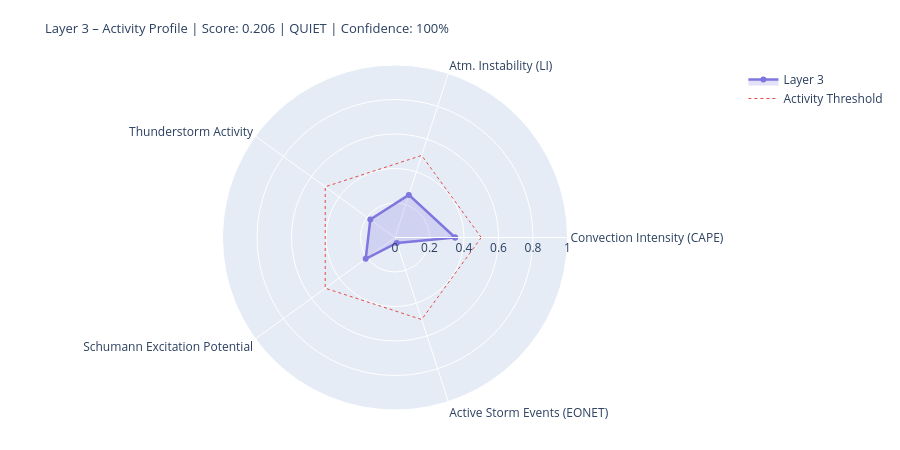

The notebook cell this image was saved under:
### Markdown cell above
---
## 4. State Assessment & Handoff to Layer 4/5

### Code cell
# ============================================================
# LAYER-3-SCORE
# Five dynamic components
# ============================================================

def norm(v, lo, hi):
    if v is None or (isinstance(v, float) and math.isnan(v)): return None
    return round(max(0.0, min(1.0, (v - lo) / (hi - lo))), 4)

# --- 1) Convection intensity (global CAPE mean) ---
cape_mean = df_atm['cape'].dropna().mean() if not df_atm.empty else None
conv_score = norm(cape_mean, 0, 3000)
conv_src   = 'primary' if cape_mean is not None else 'missing'

# --- 2) Atmospheric instability (LI mean) ---
li_mean   = df_atm['li'].dropna().mean() if not df_atm.empty else None
# Negative LI = unstable → higher score
instab_score = norm(-li_mean if li_mean is not None else None, -6, 6)
instab_src   = 'primary' if li_mean is not None else 'missing'

# --- 3) Thunderstorm activity (mean thunder score + WMO count) ---
thunder_mean = df_atm['thunder_score'].mean() if not df_atm.empty else None
n_thunder    = int(df_atm['thunderstorm'].sum()) if not df_atm.empty else 0
thunder_score_val = norm(
    (thunder_mean or 0) * 0.7 + n_thunder * 0.1, 0, 1.0
) if thunder_mean is not None else None
thunder_src = 'primary'

# --- 4) Schumann excitation potential (weighted Schumann contribution) ---
schumann_pot = df_atm['schumann_contribution'].mean() if not df_atm.empty else None
# Boosted by Layer-2 thunderstorm trigger
if schumann_pot is not None and l2_thunder:
    schumann_pot = min(1.0, schumann_pot * 1.2)
schumann_score = norm(schumann_pot, 0, 1.0) if schumann_pot is not None else None
schumann_src   = 'derived'

# --- 5) Storm activity (NASA EONET) ---
# Distinction: None = data not loaded, 0.0 = loaded but no events
storm_score = None
storm_src   = 'missing'
if raw.get('storms') is not None:          # API reached successfully
    storm_score = norm(len(storm_events), 0, 30) if storm_events else 0.0
    storm_src   = 'primary'

# X-Ray and Kp: context only, not in dynamic score
# (X-Ray = Layer-0/4 driver; Kp = geomagnetic index, not a lightning proxy)
xray_context = None
if raw.get('xray'):
    df_xc = pd.DataFrame(raw['xray'])
    fc = next((c for c in df_xc.columns
               if any(k in c.lower() for k in ['flux','long']) and 'time' not in c.lower()),
              df_xc.columns[1])
    df_xc[fc] = pd.to_numeric(df_xc[fc], errors='coerce')
    xray_last = df_xc[fc].dropna().iloc[-1] if not df_xc[fc].dropna().empty else None
    if xray_last:
        xray_class = ('X' if xray_last>=1e-4 else 'M' if xray_last>=1e-5
                      else 'C' if xray_last>=1e-6 else 'B')
        xray_context = {'flux': float(xray_last), 'class': xray_class}
        print(f'X-Ray context: {xray_class}-class ({xray_last:.2e} W/m²)')

# --- Aggregate ---
COMPONENTS = {
    'Convection Intensity (CAPE)':  {'score': conv_score,       'source': conv_src,    'dynamic': True},
    'Atm. Instability (LI)':         {'score': instab_score,     'source': instab_src,  'dynamic': True},
    'Thunderstorm Activity':              {'score': thunder_score_val, 'source': thunder_src, 'dynamic': True},
    'Schumann Excitation Potential':   {'score': schumann_score,   'source': schumann_src,'dynamic': True},
    'Active Storm Events (EONET)': {'score': storm_score,      'source': storm_src,   'dynamic': True},
}

available   = {k: v['score'] for k, v in COMPONENTS.items() if v['score'] is not None}
unavailable = [k for k, v in COMPONENTS.items() if v['score'] is None]
layer3_score = round(sum(available.values()) / len(available), 4) if available else None
confidence   = round(len(available) / len(COMPONENTS), 2)
level = ('unknown' if layer3_score is None
         else 'quiet'   if layer3_score < 0.3
         else 'moderate' if layer3_score < 0.6
         else 'active')
dominant_l3 = max(available, key=available.get) if available else 'none'

# --- Ausgabe ---
W = 68
print('=' * W)
print('LAYER 3 – ATMOSPHERE / WEATHER / THUNDERSTORMS – STATE ASSESSMENT')
print('=' * W)
for name, comp in COMPONENTS.items():
    s = comp['score']
    if s is not None:
        bar = '█' * int(s * 20) + '░' * (20 - int(s * 20))
        print(f'  {name:<36} {bar}  {s:.3f}  [{comp["source"]}]')
    else:
        print(f'  {name:<36} {"─" * 20}  n/a   [missing]')
print('-' * W)
print(f'  Score:        {layer3_score:.3f}  ({len(available)}/{len(COMPONENTS)} components)')
print(f'  Confidence:   {confidence:.0%}')
print(f'  Level:        {level.upper()}')
print(f'  Dominant:     {dominant_l3}')
print(f'  CAPE mean:    {cape_mean:.0f} J/kg' if cape_mean else '  CAPE mean:    n/a')
print(f'  LI mean:      {li_mean:.1f} K' if li_mean is not None else '  LI mean:      n/a')
print(f'  Thunderstorms:{n_thunder} points (WMO)  +  {len(storm_events)} NASA EONET')
print('=' * W)

# Radar
cats   = list(available.keys())
vals_r = list(available.values())
if len(cats) >= 3:
    fig = go.Figure()
    fig.add_trace(go.Scatterpolar(
        r=vals_r + [vals_r[0]], theta=cats + [cats[0]],
        fill='toself', fillcolor='rgba(127,119,221,0.22)',
        line=dict(color='#7F77DD', width=2.5), name='Layer 3'
    ))
    fig.add_trace(go.Scatterpolar(
        r=[0.5] * (len(cats)+1), theta=cats + [cats[0]],
        line=dict(color='#E24B4A', dash='dot', width=1),
        mode='lines', name='Activity Threshold'
    ))
    fig.update_layout(
        title=dict(
            text=f'Layer 3 – Activity Profile | Score: {layer3_score:.3f} | {level.upper()} | Confidence: {confidence:.0%}',
            font=dict(size=13)
        ),
        polar=dict(radialaxis=dict(visible=True, range=[0, 1])),
        height=450, showlegend=True,
        margin=dict(l=60, r=60, t=65, b=40)
    )
    fig.show()

### Figure 1 — Plotly figure (JSON) as saved in the notebook; plotly's stock layout.template omitted (floating-point values rounded to 4 significant figures)
{"data": [{"fill": "toself", "fillcolor": "rgba(127,119,221,0.22)", "line": {"color": "#7F77DD", "width": 2.5}, "name": "Layer 3", "r": [0.3483, 0.2597, 0.1768, 0.21, 0.0333, 0.3483], "theta": ["Convection Intensity (CAPE)", "Atm. Instability (LI)", "Thunderstorm Activity", "Schumann Excitation Potential", "Active Storm Events (EONET)", "Convection Intensity (CAPE)"], "type": "scatterpolar"}, {"line": {"color": "#E24B4A", "dash": "dot", "width": 1}, "mode": "lines", "name": "Activity Threshold", "r": [0.5, 0.5, 0.5, 0.5, 0.5, 0.5], "theta": ["Convection Intensity (CAPE)", "Atm. Instability (LI)", "Thunderstorm Activity", "Schumann Excitation Potential", "Active Storm Events (EONET)", "Convection Intensity (CAPE)"], "type": "scatterpolar"}], "layout": {"height": 450, "margin": {"b": 40, "l": 60, "r": 60, "t": 65}, "polar": {"radialaxis": {"range": [0, 1], "visible": true}}, "showlegend": true, "title": {"font": {"size": 13}, "text": "Layer 3 – Activity Profile | Score: 0.206 | QUIET | Confidence: 100%"}}}
